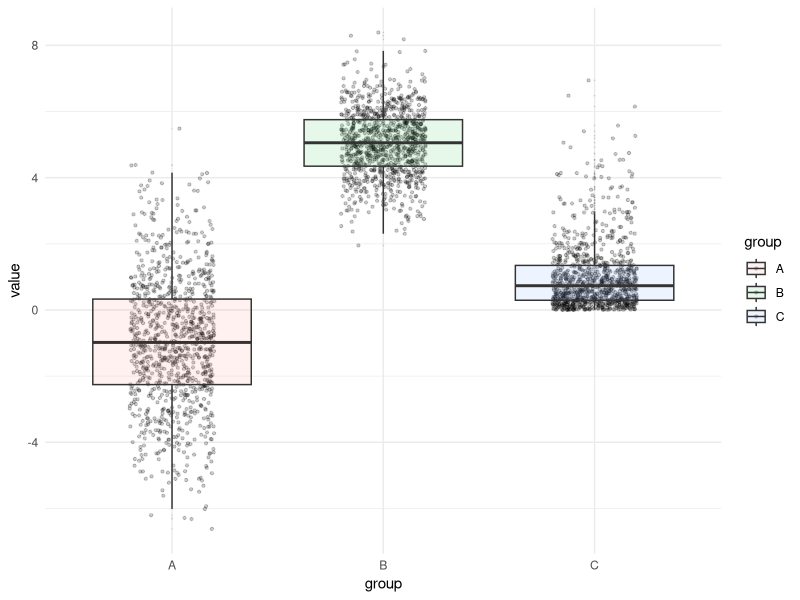

R code for this plot:
date = "2015-09-05 08:00"
caption_header = "Boxplot with jitter"
caption = ""

# packages: load and if needed install
pkg <- c("dplyr", "tidyr", "ggplot2")
for(i in seq_along(pkg)) {
  if(!require(pkg[i], character.only = TRUE)) {
    install.packages(pkg[i])
    library(pkg[i], character.only = TRUE)
  }
}

# example boxplot with jitter

n <- 1000
set.seed(123)
d1 <-
  data_frame(A = rnorm(n, -1, 2), B = rnorm(n, 5, 1), C = rexp(n, 1)) %>%
  gather(group, value)

p <-
  ggplot(d1) + aes(x=group, y=value, fill=group) +
  geom_jitter(position = position_jitter(width = .2), alpha=0.2, size=0.8) +
  geom_boxplot(outlier.size=0, alpha=0.1) +
  theme_minimal()

plot(p)
